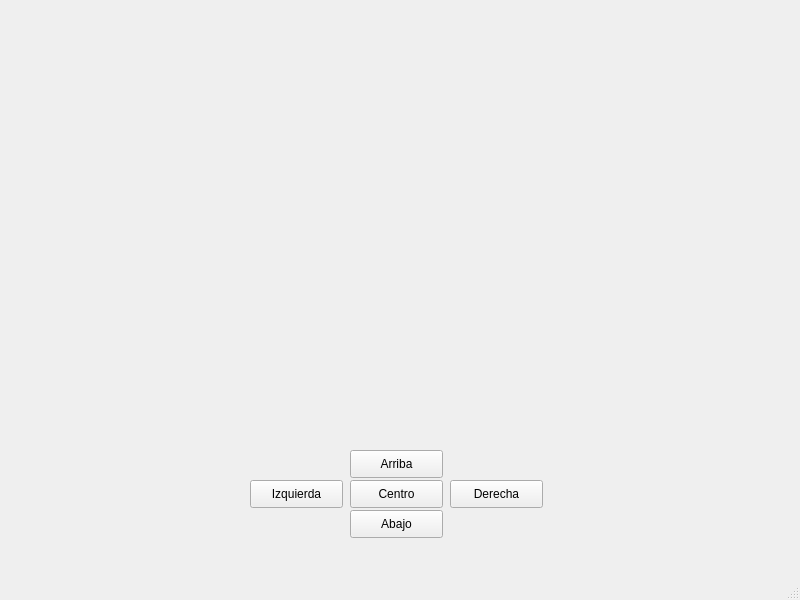
<?xml version="1.0" encoding="UTF-8"?>
<ui version="4.0">
 <class>mainWindow</class>
 <widget class="QMainWindow" name="mainWindow">
  <property name="geometry">
   <rect>
    <x>0</x>
    <y>0</y>
    <width>800</width>
    <height>600</height>
   </rect>
  </property>
  <property name="windowTitle">
   <string>Procesamiento</string>
  </property>
  <widget class="QWidget" name="centralwidget">
   <widget class="QWidget" name="verticalLayoutWidget">
    <property name="geometry">
     <rect>
      <x>180</x>
      <y>30</y>
      <width>411</width>
      <height>411</height>
     </rect>
    </property>
    <layout class="QVBoxLayout" name="OpenGLLayout"/>
   </widget>
   <widget class="QPushButton" name="derecha">
    <property name="geometry">
     <rect>
      <x>450</x>
      <y>480</y>
      <width>93</width>
      <height>28</height>
     </rect>
    </property>
    <property name="text">
     <string>Derecha</string>
    </property>
   </widget>
   <widget class="QPushButton" name="centro">
    <property name="geometry">
     <rect>
      <x>350</x>
      <y>480</y>
      <width>93</width>
      <height>28</height>
     </rect>
    </property>
    <property name="text">
     <string>Centro</string>
    </property>
   </widget>
   <widget class="QPushButton" name="izquierda">
    <property name="geometry">
     <rect>
      <x>250</x>
      <y>480</y>
      <width>93</width>
      <height>28</height>
     </rect>
    </property>
    <property name="text">
     <string>Izquierda</string>
    </property>
   </widget>
   <widget class="QPushButton" name="arriba">
    <property name="geometry">
     <rect>
      <x>350</x>
      <y>450</y>
      <width>93</width>
      <height>28</height>
     </rect>
    </property>
    <property name="text">
     <string>Arriba</string>
    </property>
   </widget>
   <widget class="QPushButton" name="abajo">
    <property name="geometry">
     <rect>
      <x>350</x>
      <y>510</y>
      <width>93</width>
      <height>28</height>
     </rect>
    </property>
    <property name="text">
     <string>Abajo</string>
    </property>
   </widget>
  </widget>
  <widget class="QMenuBar" name="menubar">
   <property name="geometry">
    <rect>
     <x>0</x>
     <y>0</y>
     <width>800</width>
     <height>26</height>
    </rect>
   </property>
  </widget>
  <widget class="QStatusBar" name="statusbar"/>
 </widget>
 <resources/>
 <connections/>
</ui>
